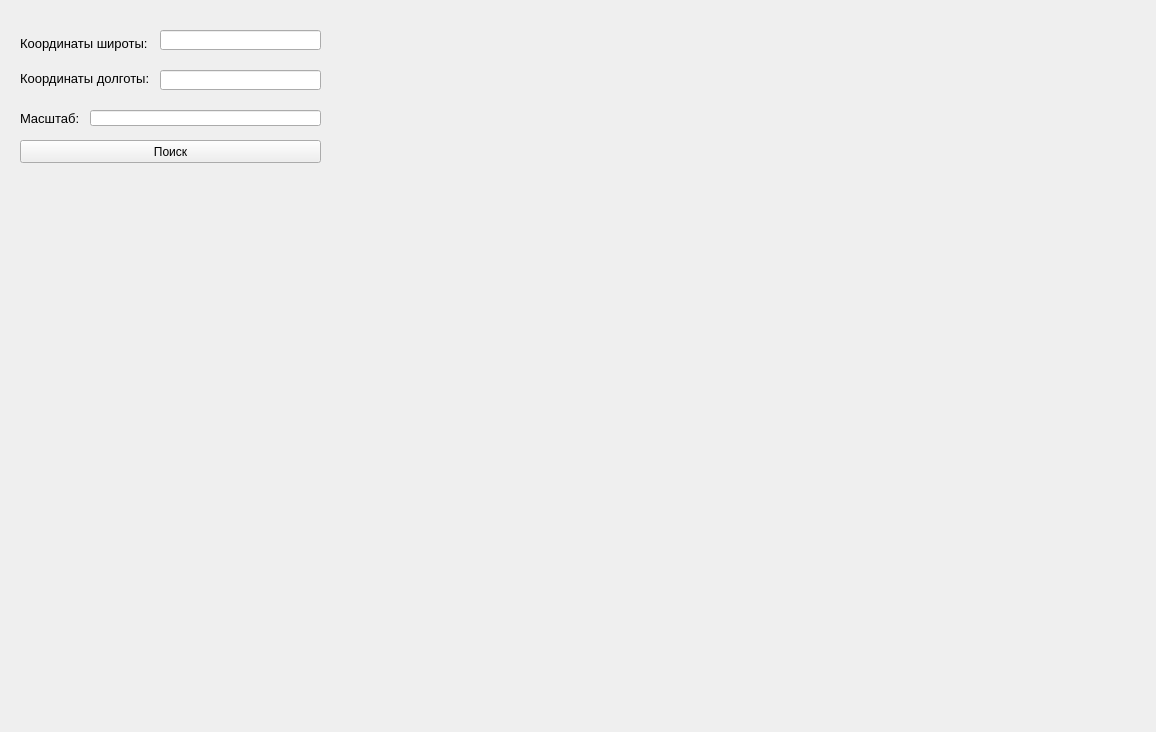
<?xml version="1.0" encoding="UTF-8"?>
<ui version="4.0">
 <class>Form</class>
 <widget class="QWidget" name="Form">
  <property name="geometry">
   <rect>
    <x>0</x>
    <y>0</y>
    <width>1156</width>
    <height>732</height>
   </rect>
  </property>
  <property name="windowTitle">
   <string>Maps API</string>
  </property>
  <widget class="QLabel" name="label_latitude">
   <property name="geometry">
    <rect>
     <x>20</x>
     <y>20</y>
     <width>131</width>
     <height>31</height>
    </rect>
   </property>
   <property name="font">
    <font>
     <pointsize>10</pointsize>
    </font>
   </property>
   <property name="text">
    <string>
Координаты широты:</string>
   </property>
  </widget>
  <widget class="QLabel" name="label_longitude">
   <property name="geometry">
    <rect>
     <x>20</x>
     <y>70</y>
     <width>131</width>
     <height>16</height>
    </rect>
   </property>
   <property name="font">
    <font>
     <pointsize>10</pointsize>
    </font>
   </property>
   <property name="text">
    <string>Координаты долготы:</string>
   </property>
  </widget>
  <widget class="QLabel" name="scale_lable">
   <property name="geometry">
    <rect>
     <x>20</x>
     <y>110</y>
     <width>71</width>
     <height>16</height>
    </rect>
   </property>
   <property name="font">
    <font>
     <pointsize>10</pointsize>
    </font>
   </property>
   <property name="text">
    <string>Масштаб:</string>
   </property>
  </widget>
  <widget class="QLineEdit" name="edit_latitude">
   <property name="geometry">
    <rect>
     <x>160</x>
     <y>30</y>
     <width>161</width>
     <height>20</height>
    </rect>
   </property>
  </widget>
  <widget class="QLineEdit" name="edit_longitude">
   <property name="geometry">
    <rect>
     <x>160</x>
     <y>70</y>
     <width>161</width>
     <height>20</height>
    </rect>
   </property>
  </widget>
  <widget class="QLineEdit" name="edit_scale">
   <property name="geometry">
    <rect>
     <x>90</x>
     <y>110</y>
     <width>231</width>
     <height>16</height>
    </rect>
   </property>
  </widget>
  <widget class="QLabel" name="map_lable">
   <property name="geometry">
    <rect>
     <x>20</x>
     <y>180</y>
     <width>1121</width>
     <height>541</height>
    </rect>
   </property>
   <property name="text">
    <string/>
   </property>
  </widget>
  <widget class="QPushButton" name="button_find">
   <property name="geometry">
    <rect>
     <x>20</x>
     <y>140</y>
     <width>301</width>
     <height>23</height>
    </rect>
   </property>
   <property name="text">
    <string>Поиск</string>
   </property>
  </widget>
 </widget>
 <resources/>
 <connections/>
</ui>
